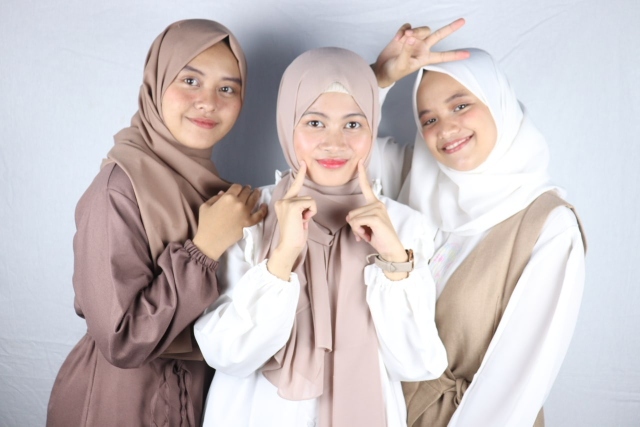
#> input picture IMG_20210704_110719_575.jpg, 1280 x 853 px, found by its file name (shown at 1/2 size)
$ jupyter execute --allow-errors CartoonizedPCD.ipynb
#> lines starting #> are read from the running program, lines starting #| are printed output that depends on the picture
[cell 1]
import cv2
import matplotlib.pyplot as plt

[cell 2]
gambar = cv2.imread("/content/IMG_20210704_110719_575.jpg")
#> gambar is the input picture: shape (853, 1280, 3); mean B, G, R 194.8, 193.6, 202.4

[cell 3]
plt.imshow(gambar)

[cell 4]
def toRGB(imgs):
  imgs = cv2.cvtColor(imgs, cv2.COLOR_BGR2RGB)
  return imgs

[cell 5]
def rgb_to_gray(img):
  height, width, channels = img.shape
#> height = 853; width = 1280; channels = 3

  for i in range(height):
    for j in range(width):
      img[i,j] = 0.3 * img[i,j][0]+ 0.59 * img[i,j][1]+ 0.11*img[i,j][2]

      return img

[cell 6]
gambarWarna = toRGB(gambar)
gambarAbu = rgb_to_gray(gambar)

[cell 7]
plt.imshow(gambarWarna)

[cell 8]
plt.imshow(gambarAbu)

[cell 9]
numDownSampling = 2
numBilateralFilter = 7

[cell 10]
for _ in range(numDownSampling):
  gambarWarna = cv2.pyrDown(gambarWarna)
  gambar1 = gambarWarna
#> this loop made 2 passes
#> pass 1, `gambarWarna = cv2.pyrDown(gambarWarna)`:
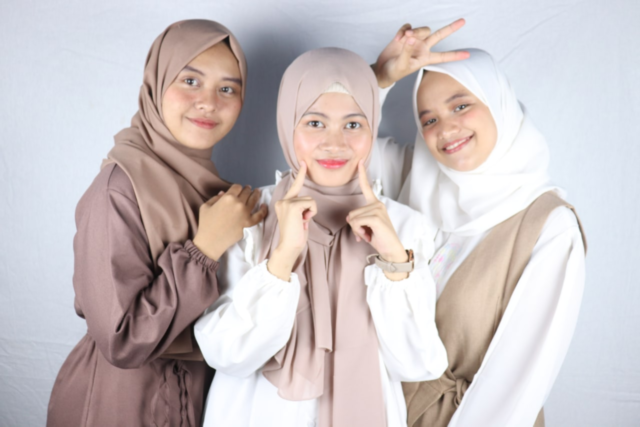
#> gambarWarna: shape (427, 640, 3); mean R, G, B 202.4, 193.6, 194.8

[cell 11]
plt.imshow(gambar1)

#> (a cell that did not finish here is left out)

#> (a cell that did not finish here is left out)

#> (a cell that did not finish here is left out)

#> (a cell that did not finish here is left out)

[cell 16]
gambar4 = gambarAbu
gambar_blur = cv2.medianBlur(gambarAbu, 5).astype('uint8')
gambar5 = gambar_blur

[cell 17]
plt.imshow(gambar4)

[cell 18]
plt.imshow(gambar5)

[cell 19]
laplacian_image = cv2.Laplacian(gambar5, ddepth=-1, ksize = 5)
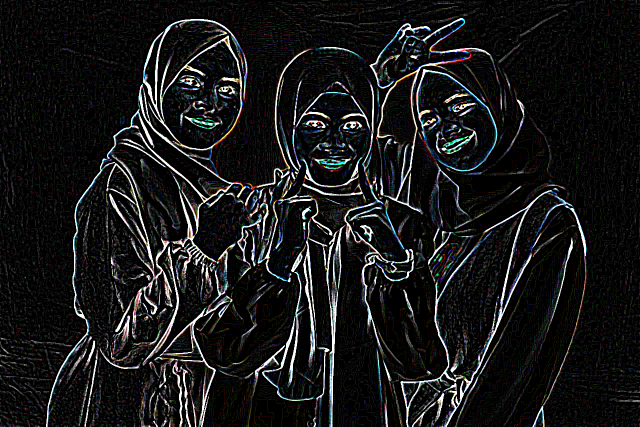
#> laplacian_image: shape (853, 1280, 3) (shown at 1/2 size); mean B, G, R 24.5, 24, 23.6
ret,thresh = cv2.threshold(laplacian_image,125,255,cv2.THRESH_BINARY_INV)
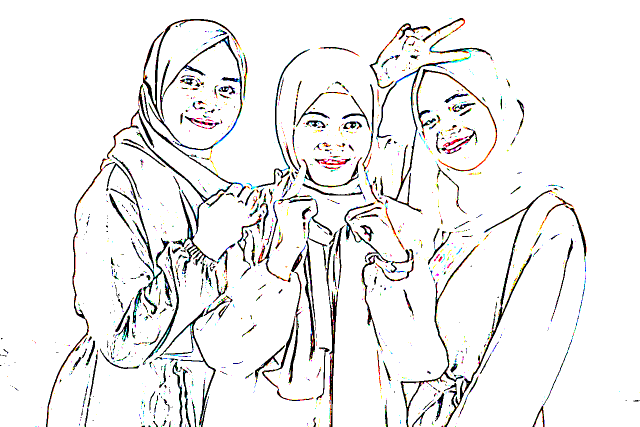
#> thresh: shape (853, 1280, 3) (shown at 1/2 size); mean B, G, R 237.7, 238.2, 238.8
gambar6 = thresh

[cell 20]
plt.imshow(laplacian_image)

[cell 21]
plt.imshow(gambar6)

#> (a cell that did not finish here is left out)

[cell 23]
gambar6 = cv2.resize(gambar6, (1025, 680))
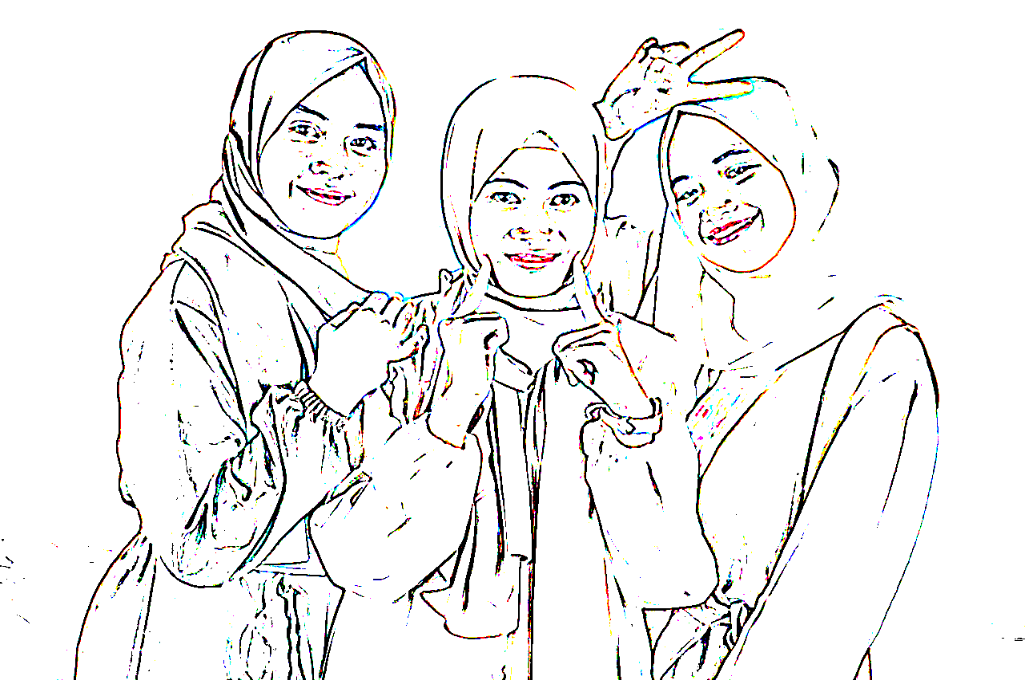
#> gambar6: shape (680, 1025, 3); mean B, G, R 237.7, 238.2, 238.8
